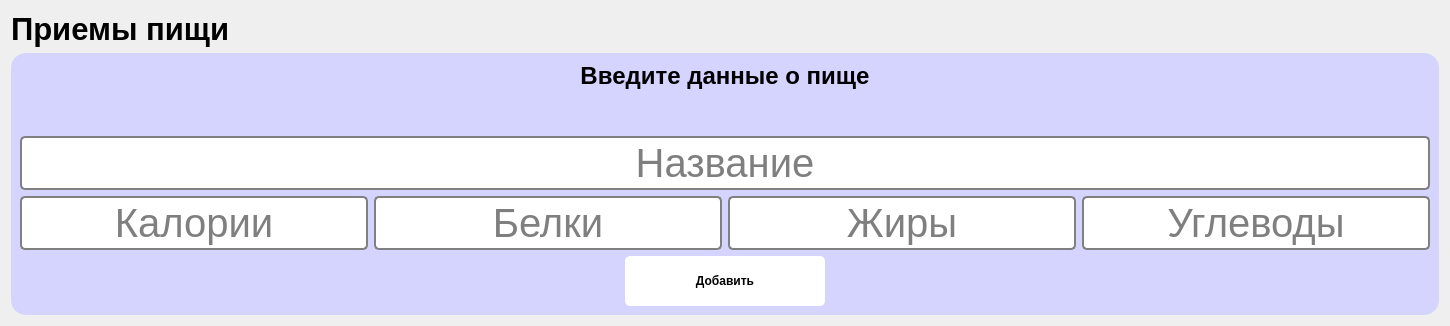
           <widget class="QWidget" name="addPageBreak">
            <layout class="QVBoxLayout" name="verticalLayout">
             <item>
              <layout class="QVBoxLayout" name="verticalLayout_8">
               <item>
                <layout class="QHBoxLayout" name="horizontalLayout_12">
                 <property name="sizeConstraint">
                  <enum>QLayout::SetMinimumSize</enum>
                 </property>
                 <item>
                  <widget class="QLabel" name="label_117">
                   <property name="font">
                    <font>
                     <pointsize>23</pointsize>
                     <weight>75</weight>
                     <bold>true</bold>
                    </font>
                   </property>
                   <property name="text">
                    <string>Приемы пищи</string>
                   </property>
                  </widget>
                 </item>
                </layout>
               </item>
               <item>
                <layout class="QVBoxLayout" name="verticalLayout_7" stretch="0">
                 <item>
                  <widget class="QWidget" name="widget_22" native="true">
                   <property name="styleSheet">
                    <string notr="true">border-radius: 15px;
background-color: rgb(212, 212, 255);

</string>
                   </property>
                   <layout class="QHBoxLayout" name="horizontalLayout_3">
                    <item>
                     <layout class="QVBoxLayout" name="verticalLayout_6" stretch="0,2,0,3,1">
                      <item>
                       <widget class="QLabel" name="label_2">
                        <property name="text">
                         <string>&lt;html&gt;&lt;head/&gt;&lt;body&gt;&lt;p align=&quot;center&quot;&gt;&lt;span style=&quot; font-size:18pt; font-weight:600;&quot;&gt;Введите данные о пище&lt;/span&gt;&lt;/p&gt;&lt;/body&gt;&lt;/html&gt;</string>
                        </property>
                       </widget>
                      </item>
                      <item>
                       <spacer name="verticalSpacer_3">
                        <property name="orientation">
                         <enum>Qt::Vertical</enum>
                        </property>
                        <property name="sizeHint" stdset="0">
                         <size>
                          <width>20</width>
                          <height>40</height>
                         </size>
                        </property>
                       </spacer>
                      </item>
                      <item>
                       <widget class="QLineEdit" name="lineEdit">
                        <property name="styleSheet">
                         <string notr="true">height: 50px;
background-color:white;
border-radius:5px;
border: 2px solid gray;
font: 30pt;</string>
                        </property>
                        <property name="alignment">
                         <set>Qt::AlignCenter</set>
                        </property>
                        <property name="placeholderText">
                         <string>Название</string>
                        </property>
                       </widget>
                      </item>
                      <item>
                       <layout class="QHBoxLayout" name="horizontalLayout_10">
                        <item>
                         <widget class="QLineEdit" name="add_calorieLineBreak">
                          <property name="styleSheet">
                           <string notr="true">height: 50px;
background-color:white;
border-radius:5px;
border: 2px solid gray;
font: 30pt;</string>
                          </property>
                          <property name="text">
                           <string/>
                          </property>
                          <property name="alignment">
                           <set>Qt::AlignCenter</set>
                          </property>
                          <property name="placeholderText">
                           <string>Калории</string>
                          </property>
                         </widget>
                        </item>
                        <item>
                         <widget class="QLineEdit" name="add_proteinLineBreak">
                          <property name="styleSheet">
                           <string notr="true">height: 50px;
background-color:white;
border-radius:5px;
border: 2px solid gray;
font: 30pt;</string>
                          </property>
                          <property name="text">
                           <string/>
                          </property>
                          <property name="alignment">
                           <set>Qt::AlignCenter</set>
                          </property>
                          <property name="placeholderText">
                           <string>Белки</string>
                          </property>
                         </widget>
                        </item>
                        <item>
                         <widget class="QLineEdit" name="add_fatLineBreak">
                          <property name="styleSheet">
                           <string notr="true">height: 50px;
background-color:white;
border-radius:5px;
border: 2px solid gray;
font: 30pt;</string>
                          </property>
                          <property name="text">
                           <string/>
                          </property>
                          <property name="alignment">
                           <set>Qt::AlignCenter</set>
                          </property>
                          <property name="dragEnabled">
                           <bool>false</bool>
                          </property>
                          <property name="placeholderText">
                           <string>Жиры</string>
                          </property>
                         </widget>
                        </item>
                        <item>
                         <widget class="QLineEdit" name="add_chLineBreak">
                          <property name="styleSheet">
                           <string notr="true">height: 50px;
background-color:white;
border-radius:5px;
border: 2px solid gray;
font: 30pt;</string>
                          </property>
                          <property name="text">
                           <string/>
                          </property>
                          <property name="alignment">
                           <set>Qt::AlignCenter</set>
                          </property>
                          <property name="placeholderText">
                           <string>Углеводы</string>
                          </property>
                         </widget>
                        </item>
                       </layout>
                      </item>
                      <item>
                       <layout class="QHBoxLayout" name="horizontalLayout_11">
                        <item>
                         <spacer name="horizontalSpacer_3">
                          <property name="orientation">
                           <enum>Qt::Horizontal</enum>
                          </property>
                          <property name="sizeHint" stdset="0">
                           <size>
                            <width>40</width>
                            <height>20</height>
                           </size>
                          </property>
                         </spacer>
                        </item>
                        <item>
                         <widget class="QPushButton" name="add_addBreakButton">
                          <property name="styleSheet">
                           <string notr="true"> 	 height: 50px;
	 width: 200px;
 	 box-sizing: border-box;
	 background-color: white;
 	 border-radius: 5px;
	 font-weight: bold;
</string>
                          </property>
                          <property name="text">
                           <string>Добавить</string>
                          </property>
                         </widget>
                        </item>
                        <item>
                         <spacer name="horizontalSpacer_4">
                          <property name="orientation">
                           <enum>Qt::Horizontal</enum>
                          </property>
                          <property name="sizeHint" stdset="0">
                           <size>
                            <width>40</width>
                            <height>20</height>
                           </size>
                          </property>
                         </spacer>
                        </item>
                       </layout>
                      </item>
                     </layout>
                    </item>
                   </layout>
                  </widget>
                 </item>
                </layout>
               </item>
              </layout>
             </item>
            </layout>
           </widget>
